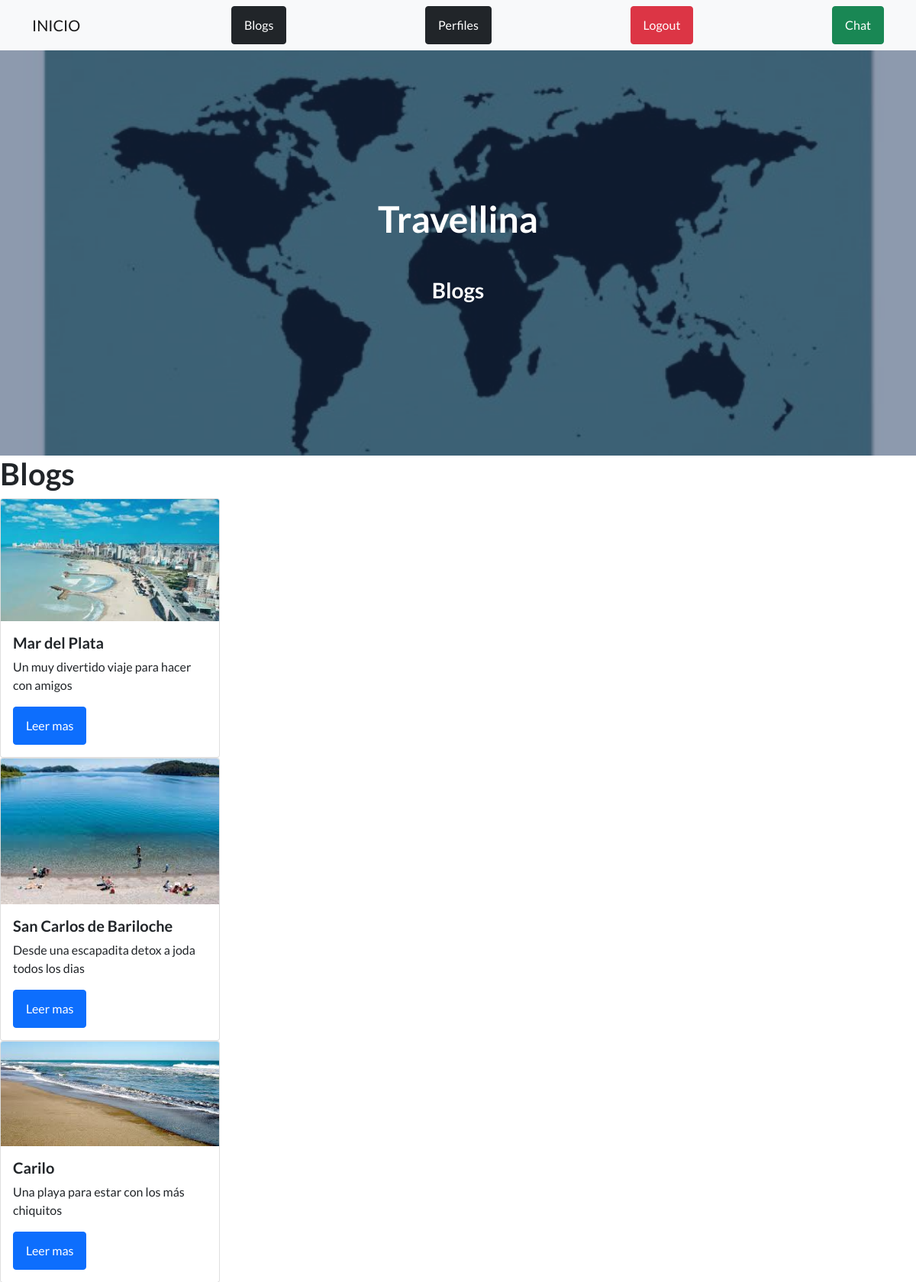
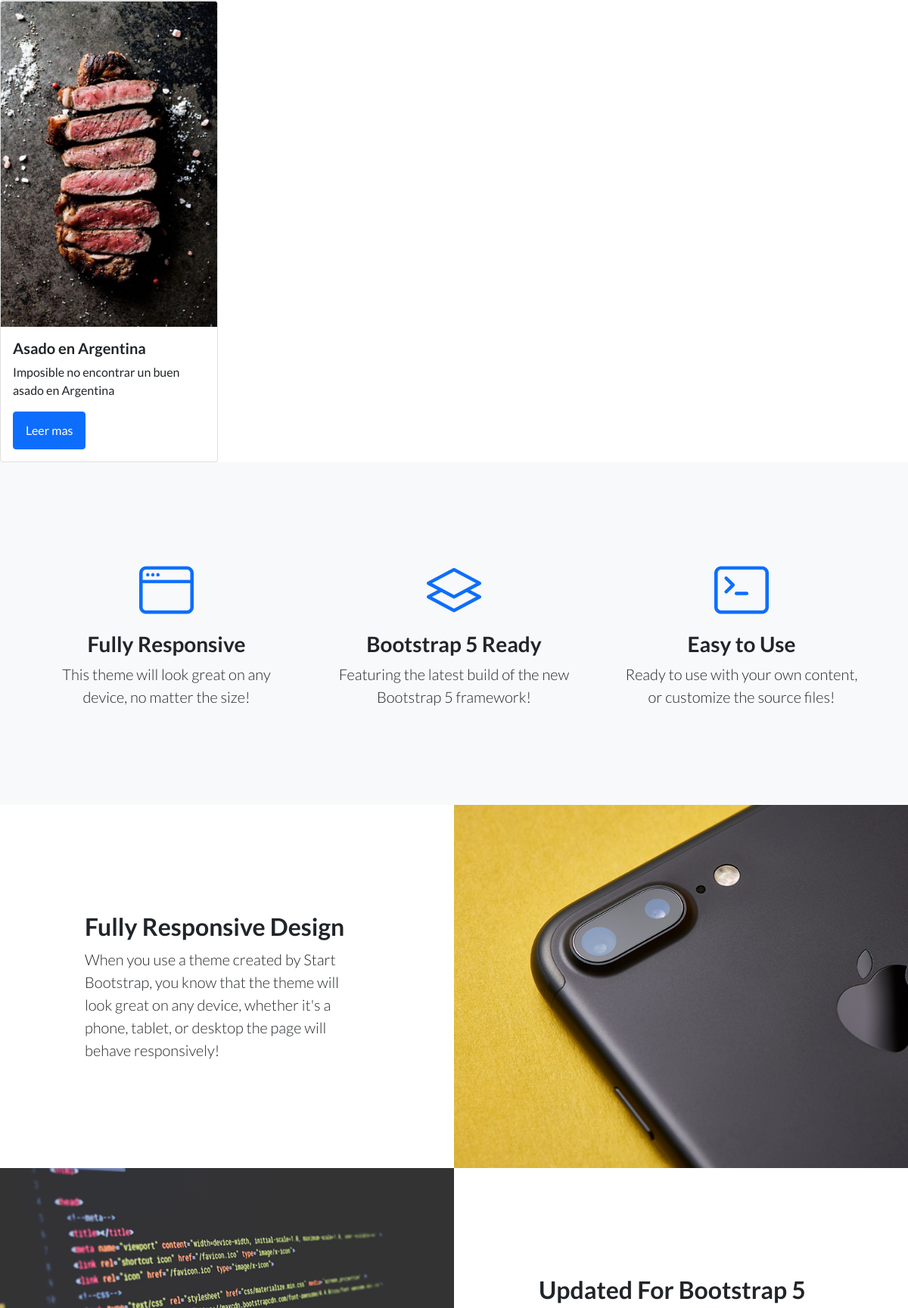
Page /AppBlogs/pages/ (signed in, upper part) on the committed database (2 pictures, top to bottom).
### AppBlogs/models.py (models this page shows)
class Blog(models.Model):
    titulo= models.CharField(max_length=50)
    subtitulo= models.CharField(max_length=50)
    cuerpo=models.CharField(max_length=400)
    autor=models.CharField(max_length=50)
    emailAutor=models.EmailField(max_length=50)
    fecha=models.DateField()
    imagen=models.ImageField(upload_to="imagenBlogs")

### AppBlogs/views.py (the view)
# urls.py: path("pages/", pages, name="pages"),
@login_required
def pages(request):
    blogs=Blog.objects.all()
    return render (request, "AppBlogs/pages.html", {"blogs":blogs})

### AppBlogs/templates/AppBlogs/pages.html (shortened to what this page needs)
{% extends "AppBlogs/padre.html" %}
{% load static %}
{% block titulo %}
<h1 class="mb-5">Travellina</h1>
{% endblock %}
{% block subtitulo %}
<h3> Blogs</h3>
{% endblock %}
{% block contenido_que_cambia %}
<h1>Blogs</h1>
{% for blog in blogs %}
<div class="card" style="width: 18rem;">
    <img class="card-img-top" src="../../../media/{{blog.imagen }}" alt="{{ blog.imagen }}">
    <div class="card-body">
      <h5 class="card-title">{{blog.titulo}}</h5>
      <p class="card-text">{{ blog.subtitulo }}</p>
      <a href="{% url 'leerMasBlog'  blog.id %}" class="btn btn-primary">Leer mas</a>
    </div>
  </div>
{% endfor %}
{% endblock %}

### AppBlogs/templates/AppBlogs/padre.html (shortened to what this page needs)
<!DOCTYPE html>
<html lang="en">
    <head>
        {% load static %}
        <link href="https://cdn.jsdelivr.net/npm/bootstrap-icons@1.5.0/font/bootstrap-icons.css" rel="stylesheet" type="text/css" />
        <link href="../../static/AppBlogs/css/styles.css" rel="stylesheet" />
    </head>
    <body>
        <nav class="navbar navbar-light bg-light static-top">
            <div class="container">
                <a class="navbar-brand" href="{% url 'inicio' %}">INICIO</a>
                <a class="btn btn-dark" href="{% url 'pages' %}">Blogs</a>
                <a class="btn btn-dark" href="{% url 'profile' %}">Perfiles</a>
                {% if user.is_authenticated %}
                <a class="btn btn-danger" href="{% url 'logout' %}">Logout</a>
                {% else %}
                <a class="btn btn-dark" href="{% url 'signup' %}">Registro</a>
                <a class="btn btn-dark" href="{% url 'login' %}">Login</a>
                {% endif %}
                <a class="btn btn-success" href="{% url 'chat' %}">Chat</a>
            </div>
        </nav>
        <header class="masthead">
            <div class="container position-relative">
                <div class="row justify-content-center">
                    <div class="col-xl-6">
                        <div class="text-center text-white">
                            {% block titulo %}
                            {% endblock %}
                            {% block subtitulo %}
                            {% endblock %}
                        </div>
                    </div>
                </div>
            </div>
        </header>
        {% block contenido_que_cambia %}
        {% endblock %}
        <section class="features-icons bg-light text-center">
            <div class="container">
                <div class="row">
                    <div class="col-lg-4">
                        <div class="features-icons-item mx-auto mb-5 mb-lg-0 mb-lg-3">
                            <div class="features-icons-icon d-flex"><i class="bi-window m-auto text-primary"></i></div>
                            <h3>Fully Responsive</h3>
                            <p class="lead mb-0">This theme will look great on any device, no matter the size!</p>
                        </div>
                    </div>
                    <div class="col-lg-4">
                        <div class="features-icons-item mx-auto mb-5 mb-lg-0 mb-lg-3">
                            <div class="features-icons-icon d-flex"><i class="bi-layers m-auto text-primary"></i></div>
                            <h3>Bootstrap 5 Ready</h3>
                            <p class="lead mb-0">Featuring the latest build of the new Bootstrap 5 framework!</p>
                        </div>
                    </div>
                    <div class="col-lg-4">
                        <div class="features-icons-item mx-auto mb-0 mb-lg-3">
                            <div class="features-icons-icon d-flex"><i class="bi-terminal m-auto text-primary"></i></div>
                            <h3>Easy to Use</h3>
                            <p class="lead mb-0">Ready to use with your own content, or customize the source files!</p>
                        </div>
                    </div>
                </div>
            </div>
        </section>
        <section class="showcase">
            <div class="container-fluid p-0">
                <div class="row g-0">
                    <div class="col-lg-6 order-lg-2 text-white showcase-img" style="background-image: url('assets/img/bg-showcase-1.jpg')"></div>
                    <div class="col-lg-6 order-lg-1 my-auto showcase-text">
                        <h2>Fully Responsive Design</h2>
                        <p class="lead mb-0">When you use a theme created by Start Bootstrap, you know that the theme will look great on any device, whether it's a phone, tablet, or desktop the page will behave responsively!</p>
                    </div>
                </div>
                <div class="row g-0">
                    <div class="col-lg-6 text-white showcase-img" style="background-image: url('assets/img/bg-showcase-2.jpg')"></div>
                    <div class="col-lg-6 my-auto showcase-text">
                        <h2>Updated For Bootstrap 5</h2>
                    </div>
                </div>
            </div>
        </section>
    </body>
</html>

### rows in the picture
Blog: imagen (picture), titulo "Mar del Plata", subtitulo "Un muy divertido viaje para hacer con amigos"
Blog: imagen (picture), titulo "San Carlos de Bariloche", subtitulo "Desde una escapadita detox a joda todos los dias"
Blog: imagen (picture), titulo "Carilo", subtitulo "Una playa para estar con los más chiquitos"
Blog: imagen (picture), titulo "Asado en Argentina", subtitulo "Imposible no encontrar un buen asado en Argentina"
